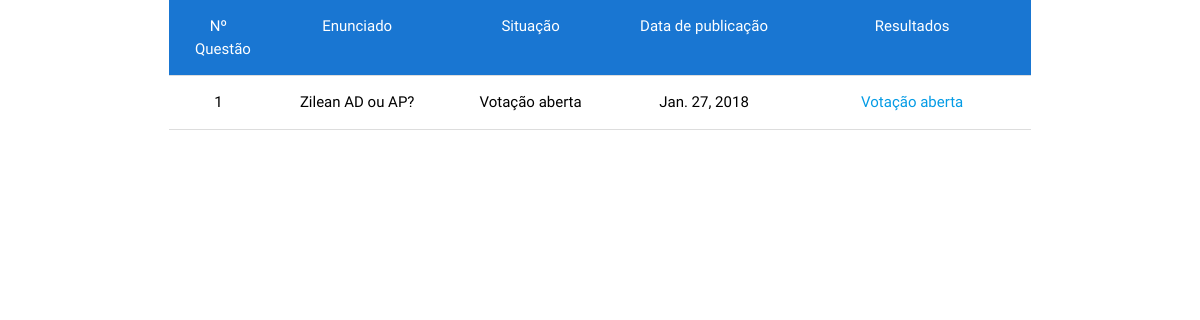
Before: / with the older database file.
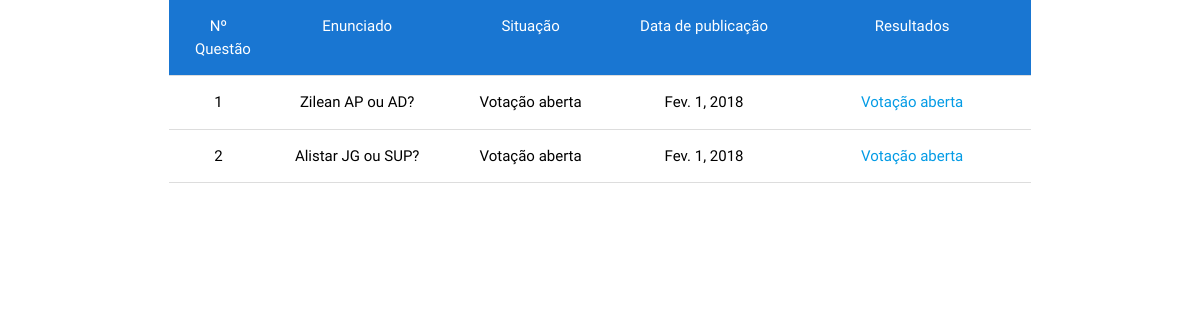
After: the same page with the newer database file.
### pools/models.py (models this page shows, shortened)
class Question(models.Model):
    question_text = models.TextField()
    closed = models.BooleanField(default=False)
    pub_date = models.DateTimeField(auto_now_add=True)
    class Meta:
        ordering = ['-pub_date']

### pools/views.py (the view)
# urls.py: path('', HomeView.as_view(), name='index'),
class HomeView(generic.ListView):
    template_name = 'pools/index.html'
    context_object_name = 'ultimas_questoes'
    def get_queryset(self):
        return Question.objects.filter(pub_date__lte=timezone.now()).order_by('pub_date')[:5] #menor ou igual

### pools/templates/pools/index.html
{%  extends 'pools/base.html' %}
{% block content %}
    <div class="row">
        <div class="collapsible-header center blue darken-2 white-text">
            <div class="col s1">Nº Questão</div>
            <div class="col s3">Enunciado</div>
            <div class="col s2">Situação</div>
            <div class="col s3">Data de publicação</div>
            <div class="col s3">Resultados</div>
        </div>
        {% for questao in ultimas_questoes %}
                <div class="collapsible-header center black-text">
                    <div class="col s1">{{ questao.pk }}</div>
                    <div class="col s3">
                        {{ questao.question_text }}
                    </div>
                    <div class="col s2">{%  if questao.closed %} Fechada
                    {% else %} Votação aberta {% endif %}</div>
                    <div class="col s3">{{ questao.pub_date.date }}</div>
                    <div class="col s3">{%  if questao.closed %}
                        <a href="{% url 'pools:results' questao.pk%}">Conferir</a>
                        {% else %} <a href="{% url 'pools:exibir_questao' questao.pk %}">
                        Votação aberta</a>{% endif %}</div>
                </div>
        {% empty %}
            Não há questões cadastradas.
        {% endfor %}
    </div>
{% endblock %}

Changed rows visible on the page:
changed Question id 1: question_text "Zilean AD ou AP?" → "Zilean AP ou AD?"; pub_date "Jan. 27, 2018" → "Fev. 1, 2018"
added Question: pk "2", question_text "Alistar JG ou SUP?", closed "Votação aberta", pub_date "Fev. 1, 2018"
